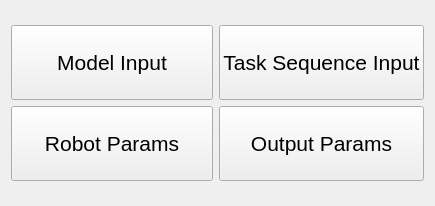
<?xml version="1.0" encoding="UTF-8"?>
<ui version="4.0">
 <class>ParamsSubmenu</class>
 <widget class="QWidget" name="ParamsSubmenu">
  <property name="geometry">
   <rect>
    <x>0</x>
    <y>0</y>
    <width>435</width>
    <height>206</height>
   </rect>
  </property>
  <property name="windowTitle">
   <string>parameter manager</string>
  </property>
  <layout class="QVBoxLayout" name="verticalLayout">
   <item>
    <layout class="QGridLayout" name="gridLayout_2">
     <item row="1" column="1">
      <widget class="QPushButton" name="pushbutton_output_save_dir_input">
       <property name="enabled">
        <bool>true</bool>
       </property>
       <property name="minimumSize">
        <size>
         <width>0</width>
         <height>75</height>
        </size>
       </property>
       <property name="font">
        <font>
         <pointsize>16</pointsize>
        </font>
       </property>
       <property name="text">
        <string>Output Params</string>
       </property>
      </widget>
     </item>
     <item row="1" column="0">
      <widget class="QPushButton" name="pushbutton_robot_input">
       <property name="enabled">
        <bool>true</bool>
       </property>
       <property name="minimumSize">
        <size>
         <width>0</width>
         <height>75</height>
        </size>
       </property>
       <property name="font">
        <font>
         <pointsize>16</pointsize>
        </font>
       </property>
       <property name="text">
        <string>Robot Params</string>
       </property>
      </widget>
     </item>
     <item row="0" column="1">
      <widget class="QPushButton" name="pushbutton_task_sequence_input">
       <property name="minimumSize">
        <size>
         <width>0</width>
         <height>75</height>
        </size>
       </property>
       <property name="font">
        <font>
         <pointsize>16</pointsize>
        </font>
       </property>
       <property name="text">
        <string>Task Sequence Input</string>
       </property>
      </widget>
     </item>
     <item row="0" column="0">
      <widget class="QPushButton" name="pushbutton_model_input">
       <property name="enabled">
        <bool>true</bool>
       </property>
       <property name="minimumSize">
        <size>
         <width>0</width>
         <height>75</height>
        </size>
       </property>
       <property name="font">
        <font>
         <pointsize>16</pointsize>
        </font>
       </property>
       <property name="text">
        <string>Model Input</string>
       </property>
      </widget>
     </item>
    </layout>
   </item>
  </layout>
 </widget>
 <resources/>
 <connections/>
</ui>
